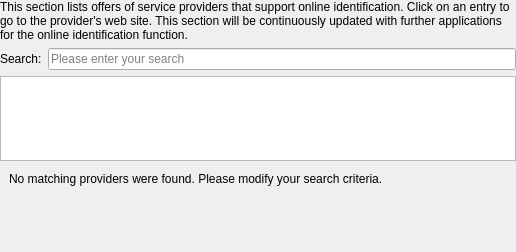
<?xml version="1.0" encoding="UTF-8"?>
<ui version="4.0">
 <class>ProviderWidget</class>
 <widget class="QWidget" name="ProviderWidget">
  <property name="geometry">
   <rect>
    <x>0</x>
    <y>0</y>
    <width>516</width>
    <height>252</height>
   </rect>
  </property>
  <layout class="QVBoxLayout" name="verticalLayout">
   <property name="leftMargin">
    <number>0</number>
   </property>
   <property name="topMargin">
    <number>0</number>
   </property>
   <property name="rightMargin">
    <number>0</number>
   </property>
   <property name="bottomMargin">
    <number>0</number>
   </property>
   <item>
    <layout class="QVBoxLayout" name="verticalLayout_2">
     <item>
      <widget class="QLabel" name="label">
       <property name="focusPolicy">
        <enum>Qt::TabFocus</enum>
       </property>
       <property name="accessibleDescription">
        <string>This section lists offers of service providers that support online identification. Click on an entry to go to the provider's web site. This section will be continuously updated with further applications for the online identification function.</string>
       </property>
       <property name="text">
        <string>This section lists offers of service providers that support online identification. Click on an entry to go to the provider's web site. This section will be continuously updated with further applications for the online identification function.</string>
       </property>
       <property name="wordWrap">
        <bool>true</bool>
       </property>
      </widget>
     </item>
     <item>
      <layout class="QHBoxLayout" name="horizontalLayout">
       <item>
        <widget class="QLabel" name="label_4">
         <property name="focusPolicy">
          <enum>Qt::TabFocus</enum>
         </property>
         <property name="text">
          <string>Search:</string>
         </property>
        </widget>
       </item>
       <item>
        <widget class="QLineEdit" name="providerSearch">
         <property name="accessibleName">
          <string>Please enter your search</string>
         </property>
         <property name="placeholderText">
          <string>Please enter your search</string>
         </property>
        </widget>
       </item>
      </layout>
     </item>
     <item>
      <widget class="QTableWidget" name="providerTableWidget">
       <property name="sizeAdjustPolicy">
        <enum>QAbstractScrollArea::AdjustToContents</enum>
       </property>
       <property name="tabKeyNavigation">
        <bool>false</bool>
       </property>
       <property name="selectionMode">
        <enum>QAbstractItemView::SingleSelection</enum>
       </property>
       <property name="selectionBehavior">
        <enum>QAbstractItemView::SelectItems</enum>
       </property>
       <property name="horizontalScrollMode">
        <enum>QAbstractItemView::ScrollPerPixel</enum>
       </property>
       <property name="cornerButtonEnabled">
        <bool>false</bool>
       </property>
       <attribute name="horizontalHeaderCascadingSectionResizes">
        <bool>false</bool>
       </attribute>
       <attribute name="horizontalHeaderDefaultSectionSize">
        <number>200</number>
       </attribute>
       <attribute name="horizontalHeaderHighlightSections">
        <bool>false</bool>
       </attribute>
       <attribute name="horizontalHeaderStretchLastSection">
        <bool>true</bool>
       </attribute>
      </widget>
     </item>
     <item>
      <widget class="QWidget" name="noResultWidget" native="true">
       <layout class="QVBoxLayout" name="noResultsLayout">
        <property name="topMargin">
         <number>5</number>
        </property>
        <item>
         <widget class="QLabel" name="noResultsLabel">
          <property name="text">
           <string>No matching providers were found. Please modify your search criteria.</string>
          </property>
         </widget>
        </item>
        <item>
         <spacer name="verticalSpacer">
          <property name="orientation">
           <enum>Qt::Vertical</enum>
          </property>
          <property name="sizeHint" stdset="0">
           <size>
            <width>20</width>
            <height>40</height>
           </size>
          </property>
         </spacer>
        </item>
       </layout>
      </widget>
     </item>
    </layout>
   </item>
  </layout>
 </widget>
 <resources/>
 <connections/>
</ui>
